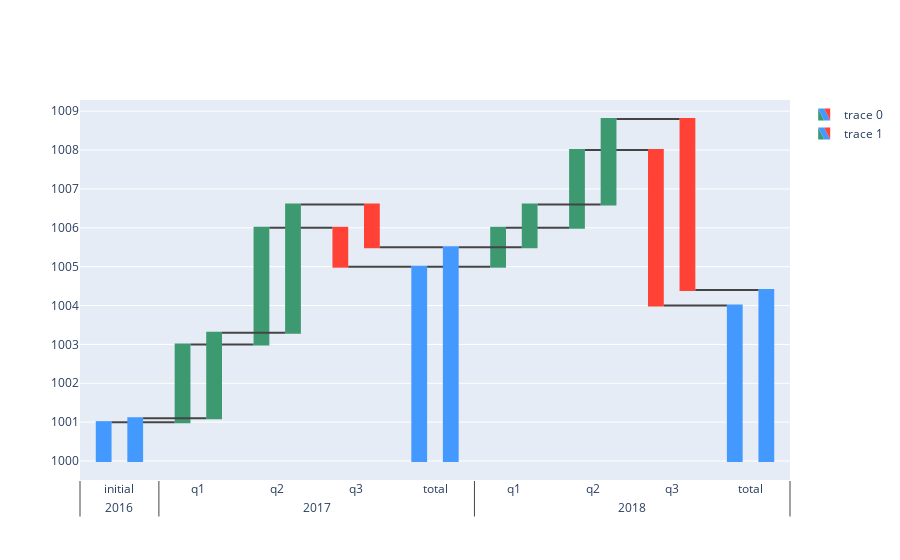

The notebook cell saved with this chart:
### Code cell
fig = go.Figure()

fig.add_trace(go.Waterfall(
    x = [["2016", "2017", "2017", "2017", "2017", "2018", "2018", "2018", "2018"],
        ["initial", "q1", "q2", "q3", "total", "q1", "q2", "q3", "total"]],
    measure = ["absolute", "relative", "relative", "relative", "total", "relative", "relative", "relative", "total"],
    y = [1, 2, 3, -1, None, 1, 2, -4, None],
    base = 1000
))

fig.add_trace(go.Waterfall(
    x = [["2016", "2017", "2017", "2017", "2017", "2018", "2018", "2018", "2018"],
        ["initial", "q1", "q2", "q3", "total", "q1", "q2", "q3", "total"]],
    measure = ["absolute", "relative", "relative", "relative", "total", "relative", "relative", "relative", "total"],
    y = [1.1, 2.2, 3.3, -1.1, None, 1.1, 2.2, -4.4, None],
    base = 1000
))

fig.update_layout(
    waterfallgroupgap = 0.5,
)

fig.show()

### Figure 1 — Plotly figure (JSON) as saved in the notebook; plotly's stock layout.template omitted (floating-point values rounded to 4 significant figures)
{"data": [{"base": 1000, "measure": ["absolute", "relative", "relative", "relative", "total", "relative", "relative", "relative", "total"], "type": "waterfall", "x": [["2016", "2017", "2017", "2017", "2017", "2018", "2018", "2018", "2018"], ["initial", "q1", "q2", "q3", "total", "q1", "q2", "q3", "total"]], "y": [1, 2, 3, -1, null, 1, 2, -4, null]}, {"base": 1000, "measure": ["absolute", "relative", "relative", "relative", "total", "relative", "relative", "relative", "total"], "type": "waterfall", "x": [["2016", "2017", "2017", "2017", "2017", "2018", "2018", "2018", "2018"], ["initial", "q1", "q2", "q3", "total", "q1", "q2", "q3", "total"]], "y": [1.1, 2.2, 3.3, -1.1, null, 1.1, 2.2, -4.4, null]}], "layout": {"waterfallgroupgap": 0.5}}
